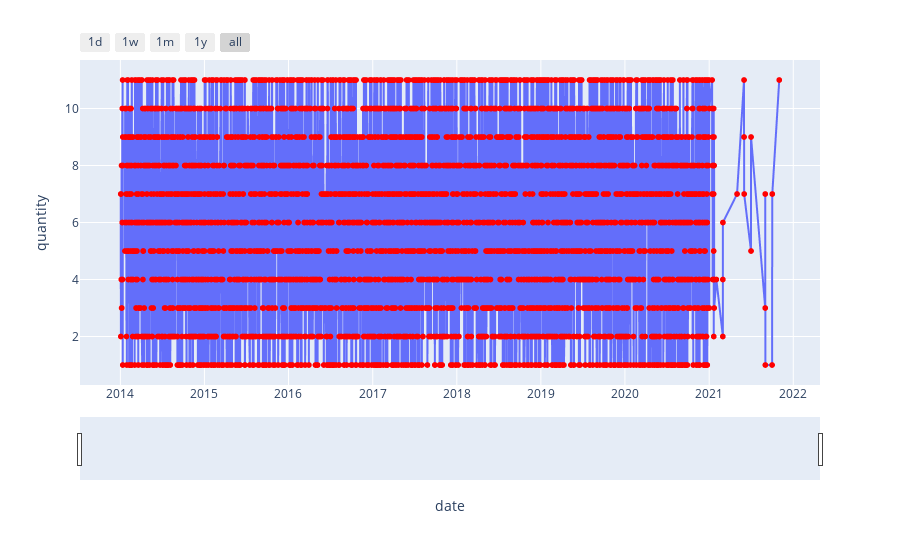

Here is the notebook cell this chart was saved with:
### Code cell
import plotly.express as px

# Assuming daily_data is a DataFrame with a 'date' column
# test_data=df.copy()
# test_data=df[(df['coustomer_key']=='C006906') & (df['store_key']=='S0039')]
test_data=df[(df['item_key']=='I00015') ]
fig = px.line(test_data, x='date', y='quantity', markers=True)
# Update the marker color
fig.update_traces(marker=dict(color='red'))

# Update the layout to include zooming functionality
fig.update_layout(
    xaxis=dict(
        rangeselector=dict(
            buttons=list([
                dict(count=1, label="1d", step="day", stepmode="backward"),
                dict(count=7, label="1w", step="day", stepmode="backward"),
                dict(count=1, label="1m", step="month", stepmode="backward"),
                dict(count=1, label="1y", step="year", stepmode="backward"),
                dict(step="all")
            ])
        ),
        rangeslider=dict(visible=True),
        type="date"
    )
)

fig.show()
test_data

### Figure 1 — Plotly figure (JSON) as saved in the notebook; plotly's stock layout.template omitted (floating-point values rounded to 4 significant figures; data arrays with more than 128 entries replaced by an {"elided": "..."} marker saying what was removed)
{"data": [{"hovertemplate": "date=%{x}<br>quantity=%{y}<extra></extra>", "legendgroup": "", "line": {"color": "#636efa", "dash": "solid"}, "marker": {"color": "red", "symbol": "circle"}, "mode": "lines+markers", "name": "", "showlegend": false, "type": "scattergl", "x": {"elided": "3944 str values"}, "xaxis": "x", "y": {"elided": "3944 int values"}, "yaxis": "y"}], "layout": {"legend": {"tracegroupgap": 0}, "margin": {"t": 60}, "xaxis": {"anchor": "y", "domain": [0, 1], "rangeselector": {"buttons": [{"count": 1, "label": "1d", "step": "day", "stepmode": "backward"}, {"count": 7, "label": "1w", "step": "day", "stepmode": "backward"}, {"count": 1, "label": "1m", "step": "month", "stepmode": "backward"}, {"count": 1, "label": "1y", "step": "year", "stepmode": "backward"}, {"step": "all"}]}, "rangeslider": {"visible": true}, "title": {"text": "date"}, "type": "date"}, "yaxis": {"anchor": "x", "domain": [0, 1], "title": {"text": "quantity"}}}}
